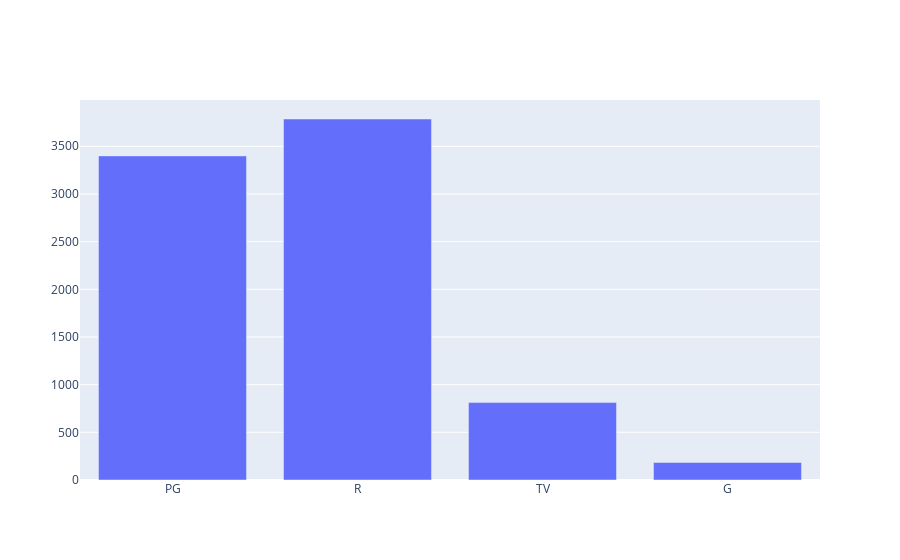

Notebook code for this chart:
### Code cell
fig = plotBars(content_dict2, isList=True)
fig.show()

### Figure 1 — Plotly figure (JSON) as saved in the notebook; plotly's stock layout.template omitted (floating-point values rounded to 4 significant figures)
{"data": [{"type": "bar", "x": ["PG", "R", "TV", "G"], "y": [3399, 3786, 812, 184]}], "layout": {}}
